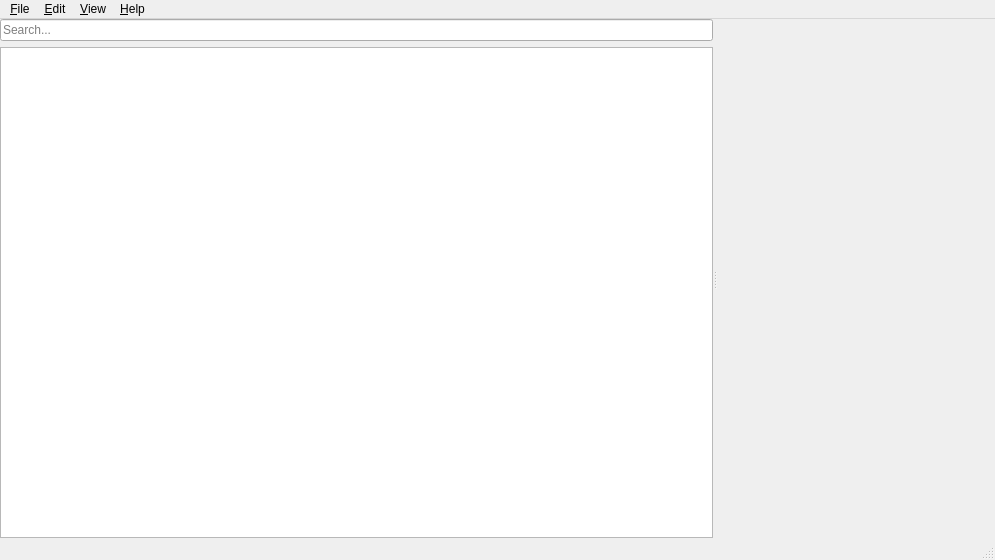
<?xml version="1.0" encoding="UTF-8"?>
<ui version="4.0">
 <class>MainWindow</class>
 <widget class="QMainWindow" name="MainWindow">
  <property name="geometry">
   <rect>
    <x>0</x>
    <y>0</y>
    <width>995</width>
    <height>560</height>
   </rect>
  </property>
  <property name="windowTitle">
   <string>MainWindow</string>
  </property>
  <widget class="QWidget" name="centralwidget">
   <layout class="QVBoxLayout" name="verticalLayout_2">
    <property name="leftMargin">
     <number>0</number>
    </property>
    <property name="topMargin">
     <number>0</number>
    </property>
    <property name="rightMargin">
     <number>0</number>
    </property>
    <property name="bottomMargin">
     <number>0</number>
    </property>
    <item>
     <widget class="QSplitter" name="splitter">
      <property name="orientation">
       <enum>Qt::Horizontal</enum>
      </property>
      <widget class="QWidget" name="layoutWidget">
       <layout class="QVBoxLayout" name="verticalLayout">
        <item>
         <widget class="QLineEdit" name="searchLineEdit">
          <property name="sizePolicy">
           <sizepolicy hsizetype="MinimumExpanding" vsizetype="Fixed">
            <horstretch>0</horstretch>
            <verstretch>0</verstretch>
           </sizepolicy>
          </property>
          <property name="minimumSize">
           <size>
            <width>256</width>
            <height>0</height>
           </size>
          </property>
          <property name="maximumSize">
           <size>
            <width>16777215</width>
            <height>16777215</height>
           </size>
          </property>
          <property name="styleSheet">
           <string notr="true"/>
          </property>
          <property name="placeholderText">
           <string>Search...</string>
          </property>
         </widget>
        </item>
        <item>
         <widget class="QTreeView" name="treeView">
          <property name="sizePolicy">
           <sizepolicy hsizetype="Preferred" vsizetype="Expanding">
            <horstretch>1</horstretch>
            <verstretch>0</verstretch>
           </sizepolicy>
          </property>
          <property name="minimumSize">
           <size>
            <width>256</width>
            <height>0</height>
           </size>
          </property>
          <property name="headerHidden">
           <bool>true</bool>
          </property>
         </widget>
        </item>
       </layout>
      </widget>
      <widget class="QWidget" name="contentWidget" native="true"/>
     </widget>
    </item>
   </layout>
  </widget>
  <widget class="QMenuBar" name="menubar">
   <property name="geometry">
    <rect>
     <x>0</x>
     <y>0</y>
     <width>995</width>
     <height>22</height>
    </rect>
   </property>
   <widget class="QMenu" name="menu_File">
    <property name="title">
     <string>&amp;File</string>
    </property>
    <addaction name="actionOpenPolicyDirectory"/>
    <addaction name="separator"/>
    <addaction name="separator"/>
    <addaction name="actionExit"/>
   </widget>
   <widget class="QMenu" name="menu_View">
    <property name="title">
     <string>&amp;View</string>
    </property>
    <addaction name="actionLanguage"/>
   </widget>
   <widget class="QMenu" name="menu_Help">
    <property name="title">
     <string>&amp;Help</string>
    </property>
    <addaction name="actionManual"/>
    <addaction name="actionAbout"/>
   </widget>
   <widget class="QMenu" name="menuEdit">
    <property name="title">
     <string>&amp;Edit</string>
    </property>
    <addaction name="actionPreferences"/>
   </widget>
   <addaction name="menu_File"/>
   <addaction name="menuEdit"/>
   <addaction name="menu_View"/>
   <addaction name="menu_Help"/>
  </widget>
  <widget class="QStatusBar" name="statusbar"/>
  <action name="actionGoBack">
   <property name="icon">
    <iconset theme="go-previous">
     <normaloff>.</normaloff>.</iconset>
   </property>
   <property name="text">
    <string>Go &amp;Back</string>
   </property>
   <property name="toolTip">
    <string>Go Back</string>
   </property>
   <property name="shortcut">
    <string>Alt+Left</string>
   </property>
  </action>
  <action name="actionGoForward">
   <property name="icon">
    <iconset theme="go-next">
     <normaloff>.</normaloff>.</iconset>
   </property>
   <property name="text">
    <string>Go &amp;Forward</string>
   </property>
   <property name="toolTip">
    <string>Go Forward</string>
   </property>
   <property name="shortcut">
    <string>Alt+Right</string>
   </property>
  </action>
  <action name="actionGoUp">
   <property name="icon">
    <iconset theme="go-up">
     <normaloff>.</normaloff>.</iconset>
   </property>
   <property name="text">
    <string>Go &amp;Up</string>
   </property>
   <property name="toolTip">
    <string>Go Up</string>
   </property>
   <property name="shortcut">
    <string>Alt+Up</string>
   </property>
  </action>
  <action name="actionReload">
   <property name="icon">
    <iconset theme="reload">
     <normaloff>.</normaloff>.</iconset>
   </property>
   <property name="text">
    <string>&amp;Reload</string>
   </property>
   <property name="toolTip">
    <string>Reload</string>
   </property>
   <property name="shortcut">
    <string>Ctrl+R</string>
   </property>
  </action>
  <action name="actionSmallIconView">
   <property name="text">
    <string>&amp;Small Icon View</string>
   </property>
   <property name="toolTip">
    <string>Small Icon View</string>
   </property>
  </action>
  <action name="actionLargeIconView">
   <property name="text">
    <string>&amp;Large Icon View</string>
   </property>
   <property name="toolTip">
    <string>Large Icon View</string>
   </property>
  </action>
  <action name="actionCompactListView">
   <property name="text">
    <string>&amp;Compact List View</string>
   </property>
   <property name="toolTip">
    <string>Compact List View</string>
   </property>
  </action>
  <action name="actionOptions">
   <property name="icon">
    <iconset theme="settings">
     <normaloff>.</normaloff>.</iconset>
   </property>
   <property name="text">
    <string>&amp;Options</string>
   </property>
   <property name="toolTip">
    <string>Options</string>
   </property>
  </action>
  <action name="actionExit">
   <property name="icon">
    <iconset theme="exit">
     <normaloff>.</normaloff>.</iconset>
   </property>
   <property name="text">
    <string>&amp;Exit</string>
   </property>
   <property name="toolTip">
    <string>Exit</string>
   </property>
  </action>
  <action name="actionAddRemoveColumns">
   <property name="text">
    <string>&amp;Add/Remove Columns</string>
   </property>
   <property name="toolTip">
    <string>Add/Remove Columns</string>
   </property>
   <property name="shortcut">
    <string>Ctrl+A</string>
   </property>
  </action>
  <action name="actionDetailedListView">
   <property name="text">
    <string>&amp;Detailed List View</string>
   </property>
   <property name="toolTip">
    <string>Detailed List View</string>
   </property>
  </action>
  <action name="actionSelectDC">
   <property name="text">
    <string>&amp;Select DC</string>
   </property>
   <property name="toolTip">
    <string>Select Domain Controller</string>
   </property>
  </action>
  <action name="actionCustomize">
   <property name="text">
    <string>&amp;Customize</string>
   </property>
   <property name="toolTip">
    <string>Customize</string>
   </property>
  </action>
  <action name="actionOpenPolicyDirectory">
   <property name="text">
    <string>Open &amp;Policy Directory</string>
   </property>
   <property name="shortcut">
    <string>Ctrl+O</string>
   </property>
  </action>
  <action name="actionOpenUserRegistrySource">
   <property name="text">
    <string>Open &amp;User Registry Source</string>
   </property>
   <property name="shortcut">
    <string>Ctrl+R</string>
   </property>
  </action>
  <action name="actionSaveRegistrySource">
   <property name="text">
    <string>&amp;Save Registry Source</string>
   </property>
   <property name="shortcut">
    <string>Ctrl+S</string>
   </property>
  </action>
  <action name="actionOpenMachineRegistrySource">
   <property name="text">
    <string>Open &amp;Machine Registry Source</string>
   </property>
  </action>
  <action name="actionLanguage">
   <property name="text">
    <string>&amp;Language</string>
   </property>
  </action>
  <action name="actionAbout">
   <property name="text">
    <string>&amp;About</string>
   </property>
  </action>
  <action name="actionManual">
   <property name="text">
    <string>&amp;Manual</string>
   </property>
  </action>
  <action name="actionPreferences">
   <property name="text">
    <string>&amp;Preferences</string>
   </property>
  </action>
 </widget>
 <resources/>
 <connections/>
</ui>
